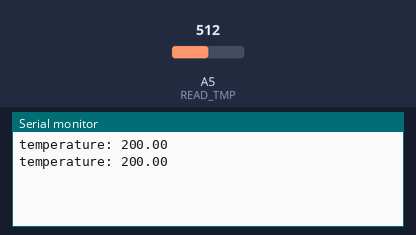
This sketch was run on a simulated Arduino Uno, built with avr-gcc and run on an emulated ATmega328P. Shown: the last lines printed to the serial monitor. Inputs (shaded band) come from the test bench; at power-on: A5 (READ_TMP) = 512.

Above: at 1.8 s.
1.9 s: A5 (READ_TMP) set to 716
At 2.8 s:
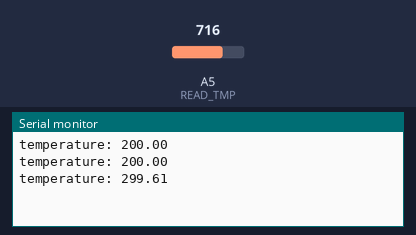
3.4 s: A5 (READ_TMP) set to 900
At 4.8 s:
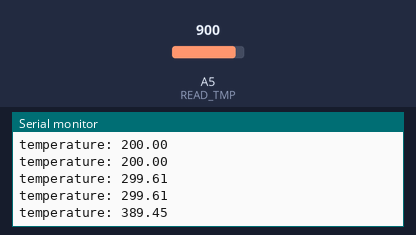
Timing chart, 0 to 6.4 s (numbered marks = the images above; inputs shaded):
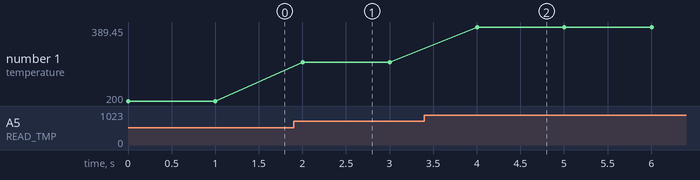

Measured:
- after the input at 1.9 s, the serial monitor: prints a new line after 0.10 s (image 1)
- after the input at 3.4 s, the serial monitor: prints a new line after 0.60 s (image 2)
- plotted number 1: 200 → 299.61 after the input at 1.9 s, 299.61 → 389.45 after the input at 3.4 s

The sketch:

tmp36.ino
```cpp
#define READ_TMP A5
#define ADC_RESOLUTION_BITS 10

int sensorIn;
float temperature;

void setup() {
  Serial.begin(115200);
}

void loop() {
  sensorIn = analogRead(READ_TMP);
  temperature = ((float)sensorIn / pow(2, ADC_RESOLUTION_BITS) * 5000 - 500) / 10;

  Serial.print("temperature: ");
  Serial.println(temperature);
  delay(1000);
}
```
